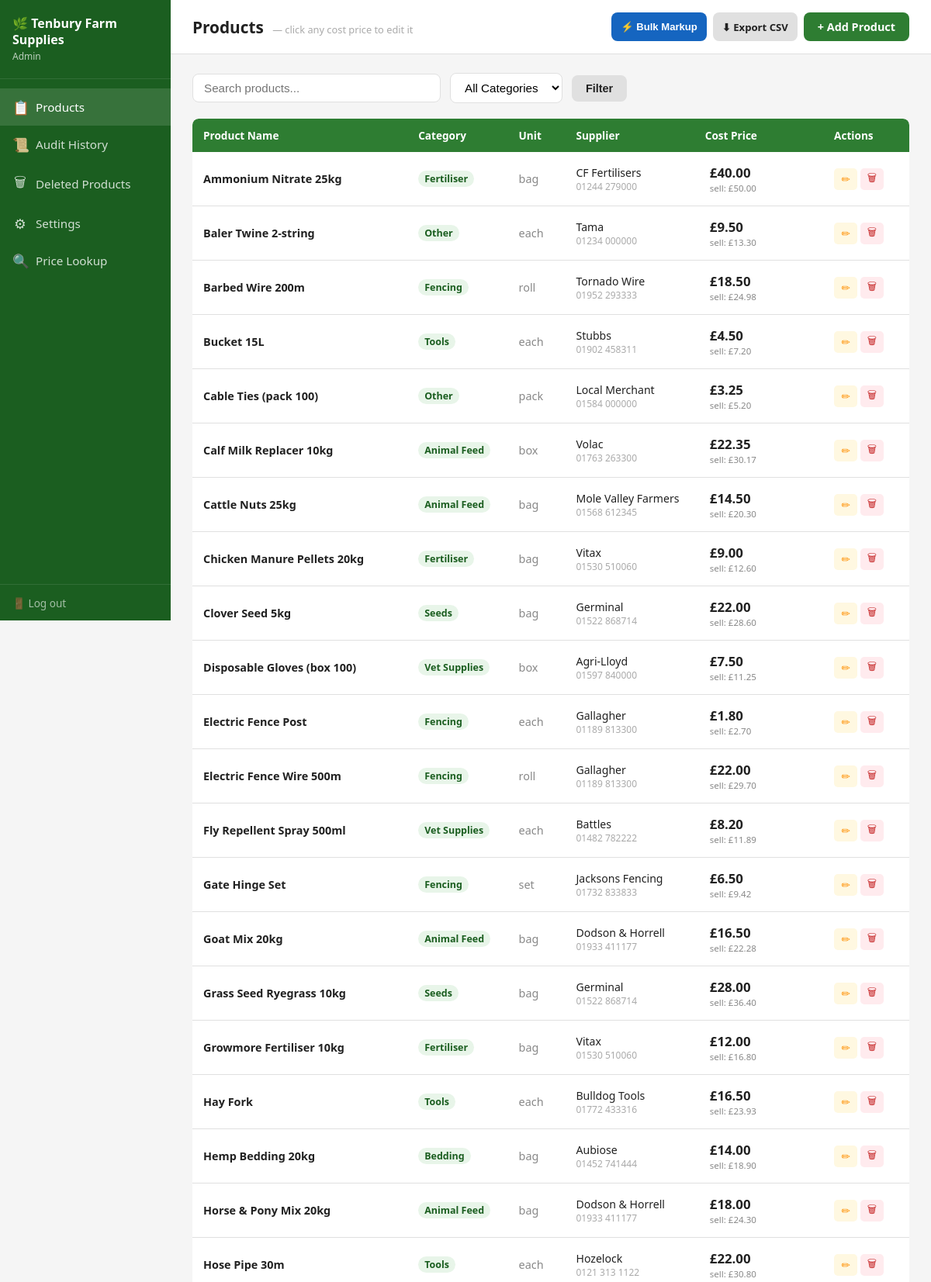
Screenshot of /admin/products (signed in, upper part) with the database file from the repository.
### tables this page shows
CREATE TABLE settings (
            key   TEXT PRIMARY KEY,
            value TEXT NOT NULL
        );

CREATE TABLE products (
            id            INTEGER PRIMARY KEY AUTOINCREMENT,
            name          TEXT    NOT NULL,
            category      TEXT    NOT NULL DEFAULT 'Other',
            unit          TEXT    NOT NULL DEFAULT 'each',
            supplier_name TEXT    NOT NULL DEFAULT '',
            supplier_tel  TEXT    NOT NULL DEFAULT '',
            cost_price    REAL    NOT NULL DEFAULT 0.0,
            markup_pct    REAL,           -- NULL = use default from settings
            notes         TEXT    NOT NULL DEFAULT '',
            last_updated  TEXT    NOT NULL DEFAULT (date('now')),
            active        INTEGER NOT NULL DEFAULT 1
        );

### app.py (the view)
@app.route("/admin")
@app.route("/admin/products")
@require_admin
def admin_products():
    db = get_db()
    default_markup = float(get_setting("default_markup", "30"))
    category_filter = request.args.get("category", "")
    search_q        = request.args.get("q", "")
    query  = "SELECT * FROM products WHERE active=1"
    params = []
    if category_filter:
        query += " AND category=?"
        params.append(category_filter)
    if search_q:
        query += " AND name LIKE ?"
        params.append(f"%{search_q}%")
    query += " ORDER BY name"
    products   = db.execute(query, params).fetchall()
    categories = [r["name"] for r in
                  db.execute("SELECT name FROM categories ORDER BY name").fetchall()]
    enriched = []
    for p in products:
        sp = sell_price(p["cost_price"], p["markup_pct"], default_markup)
        enriched.append(dict(p) | {"sell_price": sp})
    return render_template("admin_products.html",
                           products=enriched,
                           categories=categories,
                           category_filter=category_filter,
                           search_q=search_q,
                           default_markup=default_markup,
                           shop_name=get_setting("shop_name"))

### app.py (called while the page is built)
def require_admin(f):
    @wraps(f)
    def decorated(*args, **kwargs):
        if not session.get("admin_logged_in"):
            flash("Please log in to access the admin panel.", "info")
            return redirect(url_for("admin_login"))
        return f(*args, **kwargs)
    return decorated

def get_db():
    if "db" not in g:
        g.db = sqlite3.connect(DB_PATH)
        g.db.row_factory = sqlite3.Row
        g.db.execute("PRAGMA journal_mode=WAL")
    return g.db

def get_setting(key, default=""):
    db = get_db()
    row = db.execute("SELECT value FROM settings WHERE key=?", (key,)).fetchone()
    return row["value"] if row else default

def sell_price(cost, markup_pct, default_markup):
    m = markup_pct if markup_pct is not None else default_markup
    return round(cost * (1 + m / 100), 2)

### templates/admin_products.html (shortened to what this page needs)
<!DOCTYPE html>
<html lang="en">
<head>
  <link rel="stylesheet" href="{{ url_for('static', filename='css/style.css') }}">
</head>
<body>
<div class="admin-layout">
  <aside class="admin-sidebar">
    <div class="sidebar-brand">
      <h2>🌿 {{ shop_name }}</h2>
      <div class="brand-sub">Admin</div>
    </div>
    <nav class="sidebar-nav">
      <a href="{{ url_for('admin_products') }}" class="active">
        <span class="nav-icon">📋</span> Products
      </a>
      <a href="{{ url_for('admin_history') }}">
        <span class="nav-icon">📜</span> Audit History
      </a>
      <a href="{{ url_for('admin_deleted_products') }}">
        <span class="nav-icon">🗑</span> Deleted Products
      </a>
      <a href="{{ url_for('admin_settings') }}">
        <span class="nav-icon">⚙</span> Settings
      </a>
      <a href="{{ url_for('index') }}" target="_blank">
        <span class="nav-icon">🔍</span> Price Lookup
      </a>
    </nav>
    <div class="sidebar-footer">
      <a href="{{ url_for('admin_logout') }}">🚪 Log out</a>
    </div>
  </aside>
  <div class="admin-main">
    <div class="admin-topbar">
      <h1>Products
        <span style="font-size:0.8rem;font-weight:400;color:#aaa;margin-left:6px">
          — click any cost price to edit it
        </span>
      </h1>
      <div style="display:flex;gap:8px;flex-wrap:wrap">
        <button class="btn btn-blue btn-sm" onclick="toggleBulkPanel()">⚡ Bulk Markup</button>
        <a href="{{ url_for('admin_export_csv') }}" class="btn btn-secondary btn-sm">⬇ Export CSV</a>
        <a href="{{ url_for('admin_add_product') }}" class="btn btn-primary">+ Add Product</a>
      </div>
    </div>
    <div class="admin-content">
      <form method="GET" class="toolbar">
        <input type="text" name="q" class="toolbar-search"
               placeholder="Search products..." value="{{ search_q }}" autocomplete="off">
        <select name="category" class="toolbar-select" onchange="this.form.submit()">
          <option value="">All Categories</option>
        </select>
        <button type="submit" class="btn btn-secondary">Filter</button>
      </form>
      {% if products %}
      <div class="table-wrap">
      <table class="product-table">
        <thead>
          <tr>
            <th class="col-name">Product Name</th>
            <th class="col-cat">Category</th>
            <th class="col-unit">Unit</th>
            <th class="col-supplier">Supplier</th>
            <th class="col-cost">Cost Price</th>
            <th class="col-actions">Actions</th>
          </tr>
        </thead>
        <tbody>
          {% for p in products %}
          <tr id="row-{{ p.id }}">
            <td class="col-name">
              <strong>{{ p.name }}</strong>
            </td>
            <td class="col-cat">
              <span class="category-badge">{{ p.category }}</span>
            </td>
            <td class="col-unit" style="color:#888">{{ p.unit }}</td>
            <td class="col-supplier">
              <div class="supplier-name">{{ p.supplier_name or '—' }}</div>
              {% if p.supplier_tel %}
                <div class="supplier-tel">{{ p.supplier_tel }}</div>
              {% endif %}
            </td>
            <td class="col-cost">
              <div class="price-display visible" id="disp-{{ p.id }}"
                   onclick="startEdit({{ p.id }}, {{ p.cost_price }})">
                <div>
                  <div class="cost-big" id="cost-val-{{ p.id }}">
                    £{{ "%.2f"|format(p.cost_price) }}
                  </div>
                  <div class="sell-hint" id="sell-val-{{ p.id }}">
                    sell: £{{ "%.2f"|format(p.sell_price) }}
                  </div>
                </div>
              </div>
            </td>
            <td class="col-actions actions-cell">
              <a href="{{ url_for('admin_edit_product', pid=p.id) }}"
                 class="btn-icon btn-edit" title="Full Edit">✏</a>
              <form method="POST"
                    action="{{ url_for('admin_delete_product', pid=p.id) }}"
                    onsubmit="return confirm('Remove {{ p.name }}?')">
                <button type="submit" class="btn-icon btn-delete" title="Remove">🗑</button>
              </form>
            </td>
          </tr>
          {% endfor %}
        </tbody>
      </table>
      </div>
      {% endif %}
    </div>
  </div>
</div>
</body>
</html>

### static/css/style.css (style rules this page uses)
:root { --green-dark: #1b5e20; --green-mid: #2e7d32; --green-light: #4caf50; --green-pale: #e8f5e9; --green-border: #a5d6a7; --amber: #ff8f00; --amber-pale: #fff8e1; --red: #c62828; --red-pale: #ffebee; --blue: #1565c0; --blue-pale: #e3f2fd; --text-dark: #212121; --text-mid: #555; --text-light: #888; --white: #ffffff; --grey-light: #f5f5f5; --grey-mid: #e0e0e0; --shadow: 0 2px 8px rgba(0,0,0,0.12); --radius: 8px; }
* { box-sizing: border-box; margin: 0; padding: 0; }
body { font-family: 'Segoe UI', Arial, sans-serif; background: var(--grey-light); color: var(--text-dark); min-height: 100vh; }
.admin-layout { display: flex; min-height: 100vh; overflow-x: hidden; }
.admin-sidebar { width: 220px; min-width: 220px; background: var(--green-dark); color: white; flex-shrink: 0; display: flex; flex-direction: column; position: sticky; top: 0; height: 100vh; overflow-y: auto; }
.sidebar-brand { padding: 20px 16px; border-bottom: 1px solid rgba(255,255,255,0.1); }
.sidebar-brand h2 { font-size: 1rem; font-weight: 700; line-height: 1.3; }
.sidebar-brand .brand-sub { font-size: 0.75rem; opacity: 0.7; margin-top: 2px; }
.sidebar-nav { flex: 1; padding: 12px 0; }
.sidebar-nav a { display: flex; align-items: center; gap: 10px; padding: 12px 16px; color: rgba(255,255,255,0.8); text-decoration: none; font-size: 0.95rem; transition: background 0.15s, color 0.15s; }
.sidebar-nav a:hover, .sidebar-nav a.active { background: rgba(255,255,255,0.12); color: white; }
.sidebar-nav a .nav-icon { font-size: 1.1rem; width: 20px; text-align: center; }
.sidebar-footer { padding: 12px 16px; border-top: 1px solid rgba(255,255,255,0.1); }
.sidebar-footer a { color: rgba(255,255,255,0.6); text-decoration: none; font-size: 0.85rem; }
.admin-main { flex: 1; min-width: 0; display: flex; flex-direction: column; }
.admin-topbar { background: white; border-bottom: 1px solid var(--grey-mid); padding: 16px 28px; display: flex; align-items: center; justify-content: space-between; position: sticky; top: 0; z-index: 10; }
.admin-topbar h1 { font-size: 1.3rem; font-weight: 600; color: var(--text-dark); }
.admin-content { flex: 1; padding: 24px 28px; overflow-y: auto; max-width: 1400px; width: 100%; }
.table-wrap { overflow-x: auto; -webkit-overflow-scrolling: touch; border-radius: var(--radius); }
.toolbar { display: flex; align-items: center; gap: 12px; margin-bottom: 20px; flex-wrap: wrap; }
.toolbar-search { flex: 1; min-width: 200px; max-width: 320px; padding: 9px 14px; border: 1px solid var(--grey-mid); border-radius: var(--radius); font-size: 0.95rem; outline: none; }
.toolbar-select { padding: 9px 14px; border: 1px solid var(--grey-mid); border-radius: var(--radius); font-size: 0.95rem; background: white; outline: none; cursor: pointer; }
.btn { display: inline-flex; align-items: center; gap: 6px; padding: 9px 18px; border-radius: var(--radius); font-size: 0.9rem; font-weight: 600; cursor: pointer; border: none; text-decoration: none; transition: filter 0.15s, transform 0.1s; white-space: nowrap; }
.btn-primary { background: var(--green-mid); color: white; }
.btn-secondary { background: var(--grey-mid); color: var(--text-dark); }
.btn-blue { background: var(--blue); color: white; }
.btn-sm { padding: 5px 12px; font-size: 0.82rem; }
.product-table { width: 100%; border-collapse: collapse; background: white; border-radius: var(--radius); overflow: hidden; box-shadow: var(--shadow); table-layout: auto; }
.product-table th { background: var(--green-mid); color: white; padding: 12px 14px; text-align: left; font-size: 0.85rem; font-weight: 600; white-space: nowrap; }
.product-table td { padding: 11px 14px; border-bottom: 1px solid var(--grey-mid); font-size: 0.9rem; vertical-align: middle; }
.category-badge { display: inline-block; padding: 2px 8px; border-radius: 12px; font-size: 0.78rem; font-weight: 600; background: var(--green-pale); color: var(--green-dark); }
.actions-cell { white-space: nowrap; }
.actions-cell a, .actions-cell form { display: inline-flex; vertical-align: middle; }

### rows the page displays
settings: value "Tenbury Farm Supplies"
products: name "Ammonium Nitrate 25kg", category "Fertiliser", unit "bag", supplier_name "CF Fertilisers", supplier_tel "01244 279000", cost_price "40.00", sell_price "50.00"
products: name "Baler Twine 2-string", category "Other", unit "each", supplier_name "Tama", supplier_tel "01234 000000", cost_price "9.50", sell_price "13.30"
products: name "Barbed Wire 200m", category "Fencing", unit "roll", supplier_name "Tornado Wire", supplier_tel "01952 293333", cost_price "18.50", sell_price "24.98"
products: name "Bucket 15L", category "Tools", unit "each", supplier_name "Stubbs", supplier_tel "01902 458311", cost_price "4.50", sell_price "7.20"
products: name "Cable Ties (pack 100)", category "Other", unit "pack", supplier_name "Local Merchant", supplier_tel "01584 000000", cost_price "3.25", sell_price "5.20"
products: name "Calf Milk Replacer 10kg", category "Animal Feed", unit "box", supplier_name "Volac", supplier_tel "01763 263300", cost_price "22.35", sell_price "30.17"
products: name "Cattle Nuts 25kg", category "Animal Feed", unit "bag", supplier_name "Mole Valley Farmers", supplier_tel "01568 612345", cost_price "14.50", sell_price "20.30"
products: name "Chicken Manure Pellets 20kg", category "Fertiliser", unit "bag", supplier_name "Vitax", supplier_tel "01530 510060", cost_price "9.00", sell_price "12.60"
products: name "Clover Seed 5kg", category "Seeds", unit "bag", supplier_name "Germinal", supplier_tel "01522 868714", cost_price "22.00", sell_price "28.60"
products: name "Disposable Gloves (box 100)", category "Vet Supplies", unit "box", supplier_name "Agri-Lloyd", supplier_tel "01597 840000", cost_price "7.50", sell_price "11.25"
products: name "Electric Fence Post", category "Fencing", unit "each", supplier_name "Gallagher", supplier_tel "01189 813300", cost_price "1.80", sell_price "2.70"
products: name "Electric Fence Wire 500m", category "Fencing", unit "roll", supplier_name "Gallagher", supplier_tel "01189 813300", cost_price "22.00", sell_price "29.70"
products: name "Fly Repellent Spray 500ml", category "Vet Supplies", unit "each", supplier_name "Battles", supplier_tel "01482 782222", cost_price "8.20", sell_price "11.89"
products: name "Gate Hinge Set", category "Fencing", unit "set", supplier_name "Jacksons Fencing", supplier_tel "01732 833833", cost_price "6.50", sell_price "9.42"
products: name "Goat Mix 20kg", category "Animal Feed", unit "bag", supplier_name "Dodson & Horrell", supplier_tel "01933 411177", cost_price "16.50", sell_price "22.28"
products: name "Grass Seed Ryegrass 10kg", category "Seeds", unit "bag", supplier_name "Germinal", supplier_tel "01522 868714", cost_price "28.00", sell_price "36.40"
products: name "Growmore Fertiliser 10kg", category "Fertiliser", unit "bag", supplier_name "Vitax", supplier_tel "01530 510060", cost_price "12.00", sell_price "16.80"
products: name "Hay Fork", category "Tools", unit "each", supplier_name "Bulldog Tools", supplier_tel "01772 433316", cost_price "16.50", sell_price "23.93"
products: name "Hemp Bedding 20kg", category "Bedding", unit "bag", supplier_name "Aubiose", supplier_tel "01452 741444", cost_price "14.00", sell_price "18.90"
products: name "Horse & Pony Mix 20kg", category "Animal Feed", unit "bag", supplier_name "Dodson & Horrell", supplier_tel "01933 411177", cost_price "18.00", sell_price "24.30"
products: name "Hose Pipe 30m", category "Tools", unit "each", supplier_name "Hozelock", supplier_tel "0121 313 1122", cost_price "22.00", sell_price "30.80"
